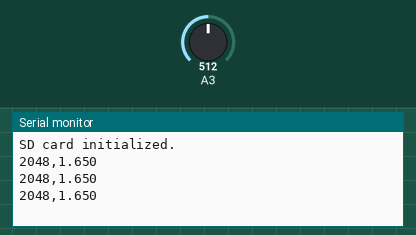
A sketch run on a simulated Arduino Zero (SAMD21). On the bench: the last lines printed to the serial monitor. Inputs (shaded band) come from the test bench; at power-on: A3 = 512 (analog values on the 0–1023 scale). Storage starts empty.

Above: at 1.3 s.
1.4 s: A3 set to 716
At 2.0 s:
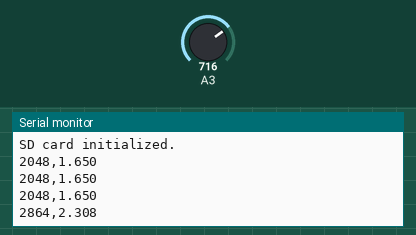
2.9 s: A3 set to 900
At 3.5 s:
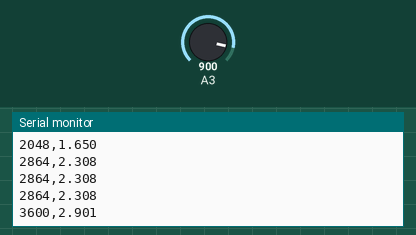
Timing chart, 0 to 5.9 s (numbered marks = the images above; inputs shaded):
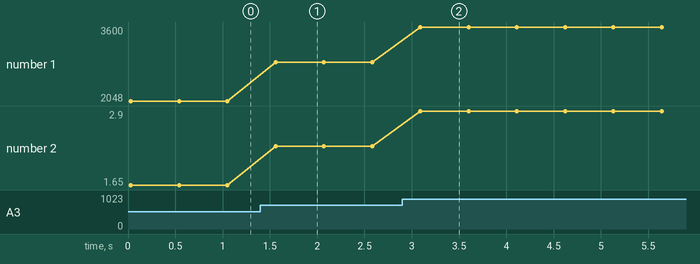

Measured:
- after the input at 1.4 s, the serial monitor: prints a new line after 0.16 s (image 1)
- after the input at 2.9 s, the serial monitor: prints a new line after 0.19 s (image 2)
- plotted number 1: 2048 → 2864 after the input at 1.4 s, 2864 → 3600 after the input at 2.9 s
- plotted number 2: 1.65 → 2.31 after the input at 1.4 s, 2.31 → 2.9 after the input at 2.9 s

The sketch:

muon___sd.ino
```cpp
#include <SPI.h>
#include <SD.h>

// Sensor pin (use stable ADC1 pin)
#define SENSOR_PIN 3


#define SD_CS_PIN 18    // CS pin for SD card
#define SD_MOSI 0
#define SD_MISO 19
#define SD_SCK  1

SPIClass customSPI(2);  // or HSPI if needed

File dataFile;

void setup() {
  Serial.begin(115200);
  analogReadResolution(12);  // 12-bit ADC (0-4095)

  // Initialize custom SPI bus
  customSPI.begin(SD_SCK, SD_MISO, SD_MOSI, SD_CS_PIN);

  if (!SD.begin(SD_CS_PIN, customSPI)) {
    Serial.println("SD card initialization failed!");
    while (1);  // Halt
  }
  Serial.println("SD card initialized.");

  // Create file and write CSV header if it doesn't exist
  dataFile = SD.open("/datalog.csv", FILE_WRITE);
  if (dataFile) {
    if (dataFile.size() == 0) {
      dataFile.println("Raw ADC Value,Voltage (in V)");
    }
    dataFile.close();
  } else {
    Serial.println("Error opening datalog.csv for writing.");
  }
}

void loop() {
  int rawValue = analogRead(SENSOR_PIN);
  float voltage = (rawValue / 4095.0) * 3.3;

  // Print to Serial
  Serial.printf("%d,%.3f\n", rawValue, voltage);

  // Append data to SD card
  dataFile = SD.open("/datalog.csv", FILE_APPEND);
  if (dataFile) {
    dataFile.printf("%d,%.3f\n", rawValue, voltage);
    dataFile.close();
  } else {
    Serial.println("Error writing to datalog.csv");
  }

  delay(500);  // Sample every 500 ms
}
```
